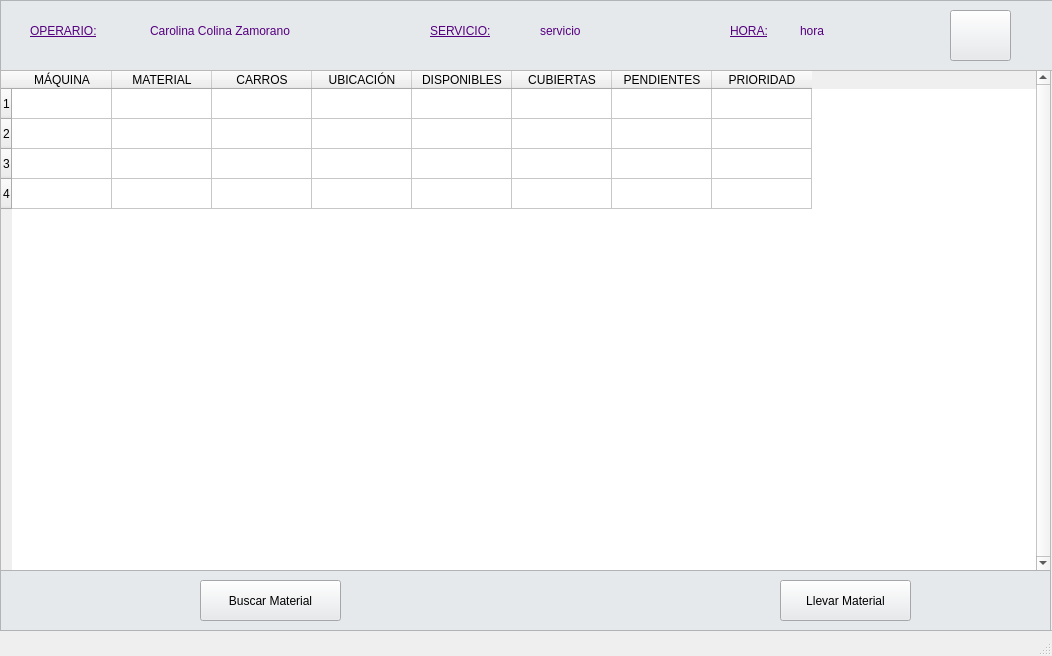
<?xml version="1.0" encoding="UTF-8"?>
<ui version="4.0">
 <class>MainWindow</class>
 <widget class="QMainWindow" name="MainWindow">
  <property name="geometry">
   <rect>
    <x>0</x>
    <y>0</y>
    <width>1052</width>
    <height>656</height>
   </rect>
  </property>
  <property name="windowTitle">
   <string>Ordenes</string>
  </property>
  <widget class="QWidget" name="centralwidget">
   <widget class="QFrame" name="frame">
    <property name="geometry">
     <rect>
      <x>0</x>
      <y>0</y>
      <width>1081</width>
      <height>71</height>
     </rect>
    </property>
    <property name="styleSheet">
     <string notr="true">background-color: rgb(230, 233, 236);</string>
    </property>
    <property name="frameShape">
     <enum>QFrame::StyledPanel</enum>
    </property>
    <property name="frameShadow">
     <enum>QFrame::Raised</enum>
    </property>
    <widget class="QLabel" name="labelOP">
     <property name="geometry">
      <rect>
       <x>30</x>
       <y>20</y>
       <width>101</width>
       <height>21</height>
      </rect>
     </property>
     <property name="styleSheet">
      <string notr="true">color: rgb(85, 0, 127);
text-decoration: underline;
font: 75 12pt &quot;MS Shell Dlg 2&quot;;</string>
     </property>
     <property name="text">
      <string>OPERARIO:</string>
     </property>
    </widget>
    <widget class="QLabel" name="labelSRV">
     <property name="geometry">
      <rect>
       <x>430</x>
       <y>20</y>
       <width>101</width>
       <height>21</height>
      </rect>
     </property>
     <property name="styleSheet">
      <string notr="true">color: rgb(85, 0, 127);
text-decoration: underline;
font: 75 12pt &quot;MS Shell Dlg 2&quot;;</string>
     </property>
     <property name="text">
      <string>SERVICIO:</string>
     </property>
     <property name="textFormat">
      <enum>Qt::PlainText</enum>
     </property>
    </widget>
    <widget class="QLabel" name="labelHR">
     <property name="geometry">
      <rect>
       <x>730</x>
       <y>20</y>
       <width>61</width>
       <height>21</height>
      </rect>
     </property>
     <property name="styleSheet">
      <string notr="true">color: rgb(85, 0, 127);
text-decoration: underline;
font: 75 12pt &quot;MS Shell Dlg 2&quot;;</string>
     </property>
     <property name="text">
      <string>HORA:</string>
     </property>
    </widget>
    <widget class="QLabel" name="nombreOP">
     <property name="geometry">
      <rect>
       <x>150</x>
       <y>20</y>
       <width>211</width>
       <height>21</height>
      </rect>
     </property>
     <property name="styleSheet">
      <string notr="true">color: rgb(85, 0, 127);
font: 11pt &quot;MS Shell Dlg 2&quot;;</string>
     </property>
     <property name="text">
      <string>Carolina Colina Zamorano</string>
     </property>
     <property name="textFormat">
      <enum>Qt::AutoText</enum>
     </property>
    </widget>
    <widget class="QLabel" name="servicio">
     <property name="geometry">
      <rect>
       <x>540</x>
       <y>20</y>
       <width>111</width>
       <height>21</height>
      </rect>
     </property>
     <property name="styleSheet">
      <string notr="true">color: rgb(85, 0, 127);
font: 11pt &quot;MS Shell Dlg 2&quot;;</string>
     </property>
     <property name="text">
      <string>servicio</string>
     </property>
    </widget>
    <widget class="QLabel" name="hora">
     <property name="geometry">
      <rect>
       <x>800</x>
       <y>20</y>
       <width>111</width>
       <height>21</height>
      </rect>
     </property>
     <property name="styleSheet">
      <string notr="true">color: rgb(85, 0, 127);
font: 11pt &quot;MS Shell Dlg 2&quot;;</string>
     </property>
     <property name="text">
      <string>hora</string>
     </property>
    </widget>
    <widget class="QPushButton" name="pushButton">
     <property name="geometry">
      <rect>
       <x>950</x>
       <y>10</y>
       <width>61</width>
       <height>51</height>
      </rect>
     </property>
     <property name="text">
      <string/>
     </property>
     <property name="icon">
      <iconset>
       <activeon>reload.png</activeon>
      </iconset>
     </property>
     <property name="iconSize">
      <size>
       <width>60</width>
       <height>60</height>
      </size>
     </property>
    </widget>
   </widget>
   <widget class="QFrame" name="frame_2">
    <property name="geometry">
     <rect>
      <x>0</x>
      <y>70</y>
      <width>1081</width>
      <height>561</height>
     </rect>
    </property>
    <property name="frameShape">
     <enum>QFrame::StyledPanel</enum>
    </property>
    <property name="frameShadow">
     <enum>QFrame::Raised</enum>
    </property>
    <widget class="QTableWidget" name="tableWidget">
     <property name="geometry">
      <rect>
       <x>0</x>
       <y>0</y>
       <width>1051</width>
       <height>501</height>
      </rect>
     </property>
     <property name="styleSheet">
      <string notr="true">font: 10pt &quot;MS Shell Dlg 2&quot;;</string>
     </property>
     <property name="verticalScrollBarPolicy">
      <enum>Qt::ScrollBarAlwaysOn</enum>
     </property>
     <property name="rowCount">
      <number>4</number>
     </property>
     <row/>
     <row/>
     <row/>
     <row/>
     <column>
      <property name="text">
       <string>MÁQUINA</string>
      </property>
     </column>
     <column>
      <property name="text">
       <string>MATERIAL</string>
      </property>
     </column>
     <column>
      <property name="text">
       <string>CARROS</string>
      </property>
     </column>
     <column>
      <property name="text">
       <string>UBICACIÓN</string>
      </property>
     </column>
     <column>
      <property name="text">
       <string>DISPONIBLES</string>
      </property>
     </column>
     <column>
      <property name="text">
       <string>CUBIERTAS</string>
      </property>
     </column>
     <column>
      <property name="text">
       <string>PENDIENTES</string>
      </property>
     </column>
     <column>
      <property name="text">
       <string>PRIORIDAD</string>
      </property>
     </column>
    </widget>
    <widget class="QFrame" name="frame_3">
     <property name="geometry">
      <rect>
       <x>0</x>
       <y>500</y>
       <width>1051</width>
       <height>61</height>
      </rect>
     </property>
     <property name="styleSheet">
      <string notr="true">background-color: rgb(230, 233, 236);</string>
     </property>
     <property name="frameShape">
      <enum>QFrame::StyledPanel</enum>
     </property>
     <property name="frameShadow">
      <enum>QFrame::Raised</enum>
     </property>
     <widget class="QPushButton" name="btn_llevarMaterial">
      <property name="geometry">
       <rect>
        <x>780</x>
        <y>10</y>
        <width>131</width>
        <height>41</height>
       </rect>
      </property>
      <property name="styleSheet">
       <string notr="true">background-color:&quot;steelblue&quot;;
color: &quot;white&quot;;
font: 11pt &quot;MS Shell Dlg 2&quot;;</string>
      </property>
      <property name="text">
       <string>Llevar Material</string>
      </property>
     </widget>
     <widget class="QPushButton" name="btn_buscarrMaterial">
      <property name="geometry">
       <rect>
        <x>200</x>
        <y>10</y>
        <width>141</width>
        <height>41</height>
       </rect>
      </property>
      <property name="styleSheet">
       <string notr="true">background-color:&quot;steelblue&quot;;
color: &quot;white&quot;;
font: 11pt &quot;MS Shell Dlg 2&quot;;</string>
      </property>
      <property name="text">
       <string>Buscar Material</string>
      </property>
     </widget>
    </widget>
   </widget>
  </widget>
  <widget class="QStatusBar" name="statusbar"/>
 </widget>
 <resources/>
 <connections>
  <connection>
   <sender>tableWidget</sender>
   <signal>itemClicked(QTableWidgetItem*)</signal>
   <receiver>btn_llevarMaterial</receiver>
   <slot>click()</slot>
   <hints>
    <hint type="sourcelabel">
     <x>259</x>
     <y>154</y>
    </hint>
    <hint type="destinationlabel">
     <x>809</x>
     <y>592</y>
    </hint>
   </hints>
  </connection>
 </connections>
</ui>
